Frame 1 (no input): blank canvas, image omitted
Frame 60 (no input): blank canvas, image omitted
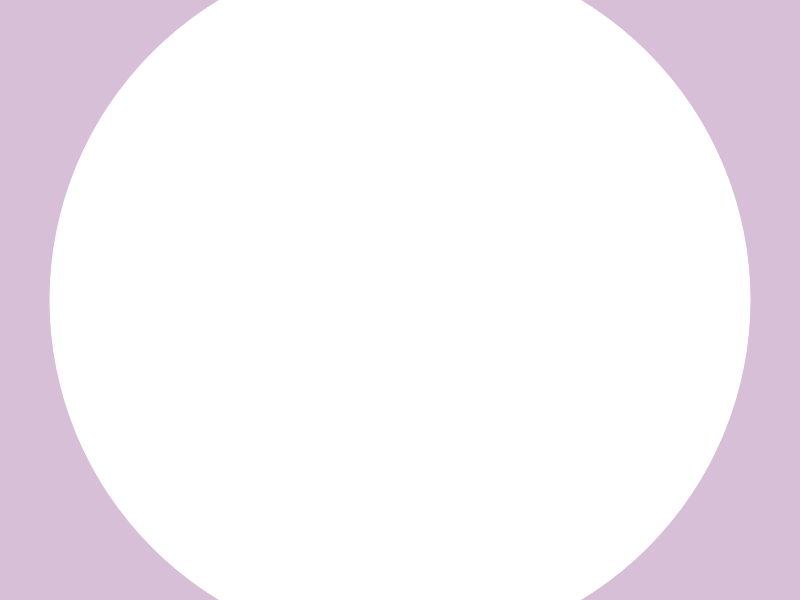
Frame 120 (the mouse pressed at the canvas centre since frame 60)

The p5.js sketch whose frames 1 and 60 were blank and that drew this single picture after the mouse press (run headless with seeded random() and noise() and a simulated clock; from frame 60 on, the mouse is pressed at the canvas centre):

// p5.js sketch
// ── sketch.js
/*
 * @name Patterns
 * @description Move the cursor over the image to draw with a software tool
 * which responds to the speed of the mouse.
 */
function setup() {
  createCanvas(displayWidth, displayHeight);
  background(216, 191, 216);
}

function draw() {
  // Call the variableEllipse() method and send it the
  // parameters for the current mouse position
  // and the previous mouse position
  variableEllipse(mouseX, mouseY, pmouseX, pmouseY);
}

// The simple method variableEllipse() was created specifically
// for this program. It calculates the speed of the mouse
// and draws a small ellipse if the mouse is moving slowly
// and draws a large ellipse if the mouse is moving quickly

function variableEllipse(x, y, px, py) {
  let speed = abs(x - px) + abs(y - py);
  stroke(speed);
  ellipse(x, y, speed, speed);
}
